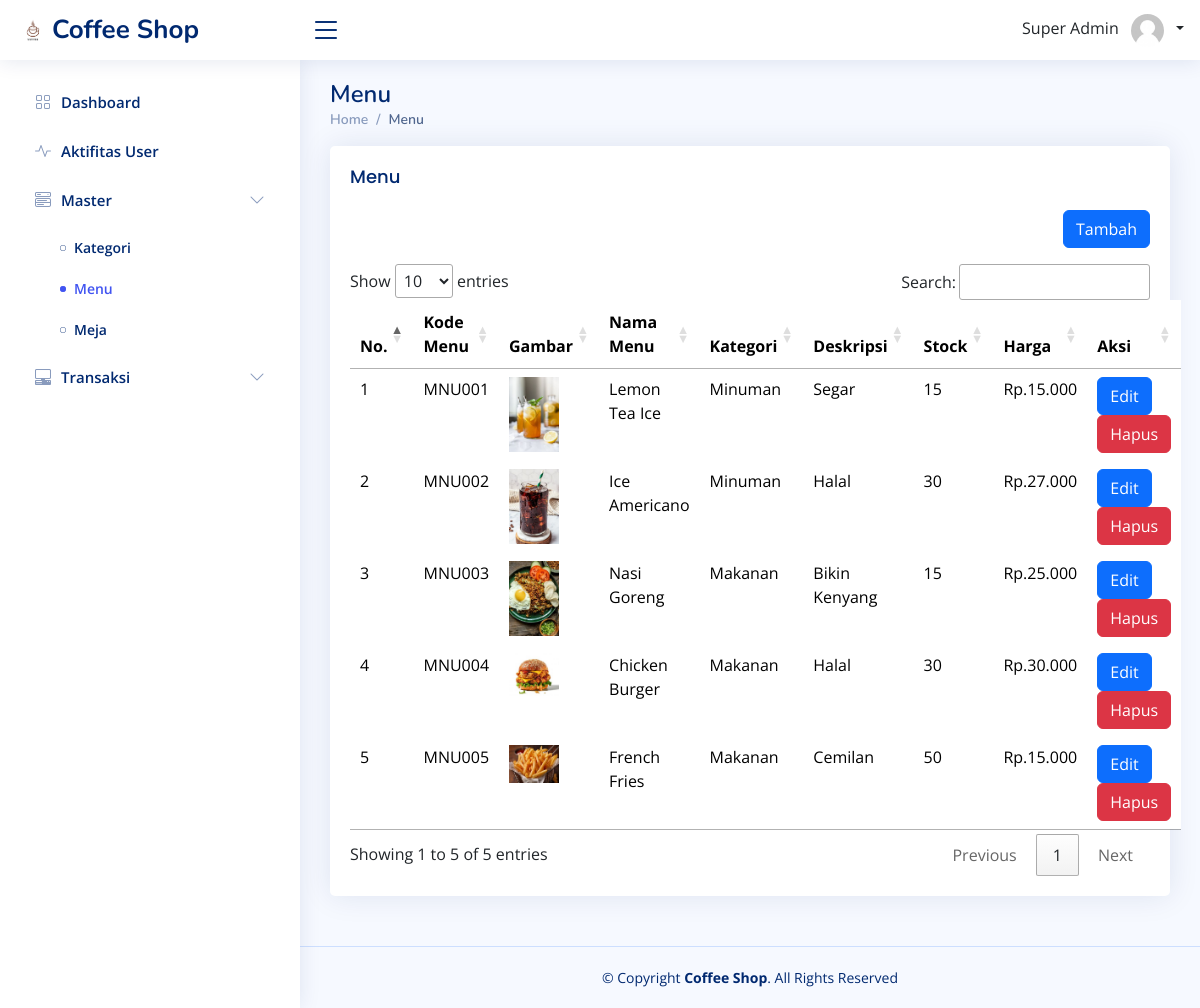
Page /index_manajer.php?page=menu (signed in) on the committed database.
### tables this page shows
CREATE TABLE `t_menu` (
  `id_menu` int(11) NOT NULL,
  `kode_menu` varchar(255) NOT NULL,
  `gambar` varchar(255) NOT NULL,
  `nama_menu` varchar(255) NOT NULL,
  `id_kategori` int(11) NOT NULL,
  `deskripsi` text NOT NULL,
  `stock` int(11) NOT NULL,
  `harga` int(11) NOT NULL
);

CREATE TABLE `tkategori` (
  `id` int(11) NOT NULL,
  `kode_kategori` varchar(255) NOT NULL,
  `nama_kategori` varchar(255) NOT NULL
);

### function/view-query.php (called while the page is built, shortened)
<?php
function getMenu($id = null)
{
    $conn = connection();
    if ($id) {
        $query = "SELECT t_menu.*, tkategori.kode_kategori, tkategori.nama_kategori FROM t_menu JOIN tkategori ON t_menu.id_kategori = tkategori.id WHERE t_menu.id_menu = '$id'";
    } else {
        $query = "SELECT t_menu.*, tkategori.kode_kategori, tkategori.nama_kategori FROM t_menu JOIN tkategori ON t_menu.id_kategori = tkategori.id";
    }
    $result = mysqli_query($conn, $query);
    return $result;
}

### pages-manajer/menu/index_manajer.php (the view, shortened to what this page needs)
<?php
include('function/view-query.php');
$data = getMenu();
?>
<main id="main" class="main">
    <div class="pagetitle">
        <h1>Menu</h1>
        <nav>
            <ol class="breadcrumb">
                <li class="breadcrumb-item"><a href="index_manajer.php">Home</a></li>
                <li class="breadcrumb-item active">Menu</li>
            </ol>
        </nav>
    </div>
    <section class="section">
        <div class="row">
            <div class="col-lg-12">
                <div class="card">
                    <div class="card-body">
                        <h5 class="card-title">Menu</h5>
                        <div class="text-end mb-3">
                            <a href="index_manajer.php?page=menu/create">
                                <button type="button" class="btn btn-primary">
                                    Tambah
                                </button>
                            </a>
                        </div>
                        <table class="table table-borderless" id="table-menu">
                            <thead>
                                <tr>
                                    <th>No.</th>
                                    <th>Kode Menu</th>
                                    <th>Gambar</th>
                                    <th>Nama Menu</th>
                                    <th>Kategori</th>
                                    <th>Deskripsi</th>
                                    <th>Stock</th>
                                    <th>Harga</th>
                                    <th>Aksi</th>
                                </tr>
                            </thead>
                            <tbody>
                                <?php
                                if (empty($data)) { ?>
                                    <tr>
                                        <td colspan="8" class="text-center">Tidak ada data</td>
                                    </tr>
                                    <?php } else {
                                    foreach ($data as $key => $value) { ?>
                                        <tr>
                                            <td><?= $key + 1 ?></td>
                                            <td><?= $value['kode_menu'] ?></td>
                                            <td>
                                                <img src="public/img/product/<?= $value['gambar'] ?>" width="50px">
                                            </td>
                                            <td><?= $value['nama_menu'] ?></td>
                                            <td><?= $value['nama_kategori'] ?></td>
                                            <td><?= $value['deskripsi'] ?></td>
                                            <td><?= $value['stock'] ?></td>
                                            <td>Rp.<?= number_format($value['harga'], 0, ',', '.') ?></td>
                                            <td>
                                                <a href="index_manajer.php?page=menu/edit&id=<?= $value['id_menu'] ?>">
                                                    <button type="button" class="btn btn-primary">
                                                        Edit
                                                    </button>
                                                </a>
                                                <a href="logic/menu/delete.php?id=<?= $value['id_menu'] ?>" onclick="javascript:return confirm('Hapus Data Barang ?');">
                                                    <button type="button" class="btn btn-danger">
                                                        Hapus
                                                    </button>
                                                </a>
                                            </td>
                                        </tr>
                                <?php }
                                }
                                ?>
                            </tbody>
                        </table>
                    </div>
                </div>
            </div>
        </div>
    </section>
</main>

### assets/css/style.css (style rules this page uses)
:root { scroll-behavior: smooth; }
body { font-family: "Open Sans", sans-serif; background: #f6f9ff; color: #444444; }
a { color: #4154f1; text-decoration: none; }
h1, h2, h3, h4, h5, h6 { font-family: "Nunito", sans-serif; }
#main { margin-top: 60px; padding: 20px 30px; transition: all 0.3s; }
.pagetitle { margin-bottom: 10px; }
.pagetitle h1 { font-size: 24px; margin-bottom: 0; font-weight: 600; color: #012970; }
.card { margin-bottom: 30px; border: none; border-radius: 5px; box-shadow: 0px 0 30px rgba(1, 41, 112, 0.1); }
.card-title { padding: 20px 0 15px 0; font-size: 18px; font-weight: 500; color: #012970; font-family: "Poppins", sans-serif; }
.card-body { padding: 0 20px 20px 20px; }
.breadcrumb { font-size: 14px; font-family: "Nunito", sans-serif; color: #899bbd; font-weight: 600; }
.breadcrumb a { color: #899bbd; transition: 0.3s; }
.breadcrumb .breadcrumb-item::before { color: #899bbd; }
.breadcrumb .active { color: #51678f; font-weight: 600; }
@media (min-width: 1200px) { #main, #footer { margin-left: 300px; } }

### rows in the picture
t_menu: kode_menu "MNU001", gambar (picture), nama_menu "Lemon Tea Ice", id_kategori.nama_kategori "Minuman", deskripsi "Segar", stock "15", harga "15.000"
t_menu: kode_menu "MNU002", gambar (picture), nama_menu "Ice Americano", id_kategori.nama_kategori "Minuman", deskripsi "Halal", stock "30", harga "27.000"
t_menu: kode_menu "MNU003", gambar (picture), nama_menu "Nasi Goreng", id_kategori.nama_kategori "Makanan", deskripsi "Bikin Kenyang", stock "15", harga "25.000"
t_menu: kode_menu "MNU004", gambar (picture), nama_menu "Chicken Burger", id_kategori.nama_kategori "Makanan", deskripsi "Halal", stock "30", harga "30.000"
t_menu: kode_menu "MNU005", gambar (picture), nama_menu "French Fries", id_kategori.nama_kategori "Makanan", deskripsi "Cemilan", stock "50", harga "15.000"

### other values in the picture
$_SESSION['nama_user'] "Super Admin"
